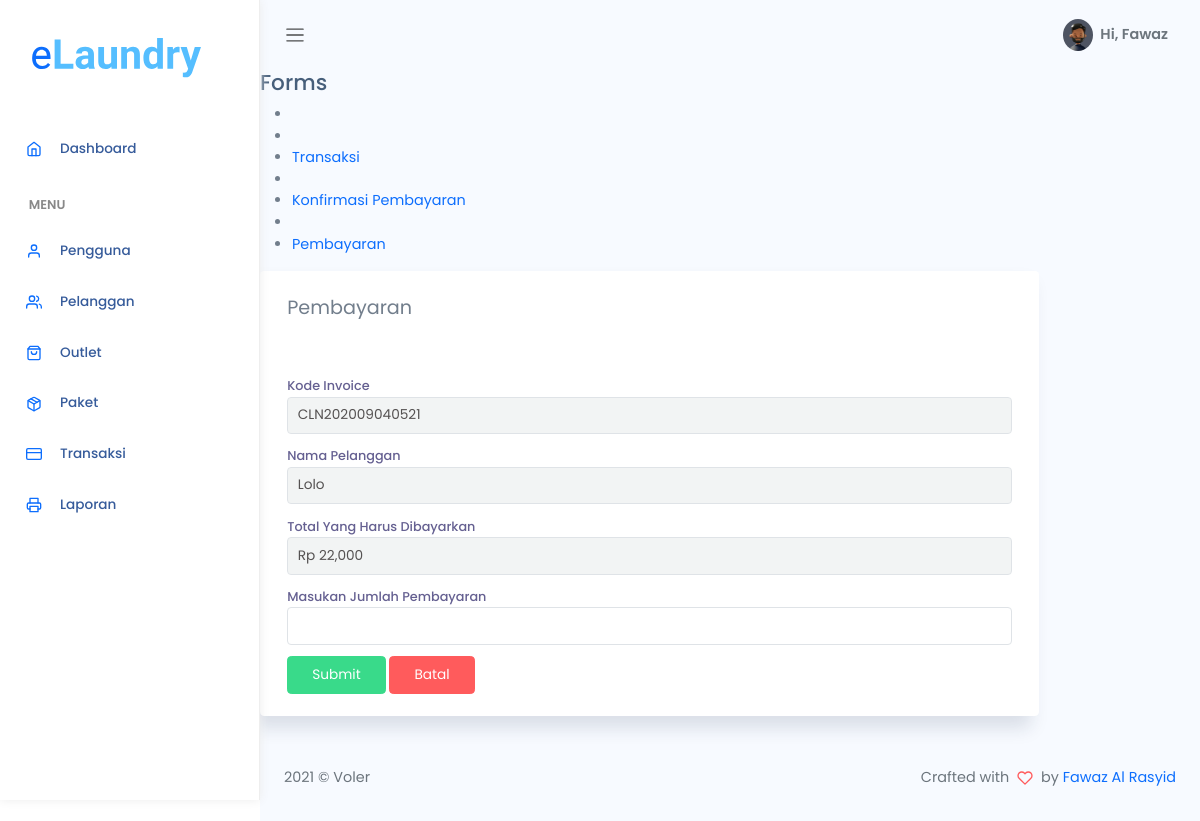
Screenshot of /admin/bayar.php?id=40 (signed in) with the database file from the repository.
### tables this page shows
CREATE TABLE `transaksi` (
  `id_transaksi` int(11) NOT NULL,
  `outlet_id` int(11) DEFAULT NULL,
  `kode_invoice` varchar(228) DEFAULT NULL,
  `id_pelanggan` int(11) DEFAULT NULL,
  `tgl` datetime DEFAULT NULL,
  `batas_waktu` datetime DEFAULT NULL,
  `tgl_pembayaran` datetime DEFAULT NULL,
  `biaya_tambahan` int(11) DEFAULT NULL,
  `diskon` double DEFAULT NULL,
  `pajak` int(11) DEFAULT NULL,
  `status` enum('baru','proses','selesai','diambil') DEFAULT NULL,
  `status_bayar` enum('dibayar','belum') DEFAULT NULL,
  `id_user` int(11) DEFAULT NULL
);

CREATE TABLE `pelanggan` (
  `id_pelanggan` int(11) NOT NULL,
  `nama_pelanggan` varchar(228) NOT NULL,
  `alamat_pelanggan` text NOT NULL,
  `jenis_kelamin` enum('L','P') NOT NULL,
  `telp_pelanggan` varchar(15) NOT NULL
);

CREATE TABLE `detail_transaksi` (
  `id_detail` int(11) NOT NULL,
  `id_transaksi` int(11) NOT NULL,
  `id_paket` int(11) NOT NULL,
  `qty` double NOT NULL,
  `total_harga` double NOT NULL,
  `total_bayar` int(11) NOT NULL
);

### admin/bayar.php (the view, shortened to what this page needs)
<?php
$title = 'Pembayaran';
require 'koneksi.php';
$query = mysqli_query($conn, "SELECT transaksi.*, pelanggan.nama_pelanggan, detail_transaksi.total_harga FROM transaksi INNER JOIN pelanggan ON pelanggan.id_pelanggan = transaksi.id_pelanggan INNER JOIN detail_transaksi ON detail_transaksi.id_transaksi = transaksi.id_transaksi WHERE transaksi.id_transaksi = " . $_GET['id']);
$data = mysqli_fetch_assoc($query);
require 'header.php';
?>
<div class="content">
    <div class="page-inner">
        <div class="page-header">
            <h4 class="page-title">Forms</h4>
            <ul class="breadcrumbs">
                <li class="nav-home">
                </li>
                <li class="separator">
                </li>
                <li class="nav-item">
                    <a href="transaksi.php">Transaksi</a>
                </li>
                <li class="separator">
                </li>
                <li class="nav-item">
                    <a href="konfirmasi.php">Konfirmasi Pembayaran</a>
                </li>
                <li class="separator">
                </li>
                <li class="nav-item">
                    <a href="#"><?= $title; ?></a>
                </li>
            </ul>
        </div>
        <div class="row">
            <div class="col-md-10">
                <div class="card">
                    <div class="card-header">
                        <div class="card-title"><?= $title; ?></div>
                    </div>
                    <form action="bayar.php?id=<?= $data['id_transaksi']; ?>" id="form-submit" method="POST">
                        <div class="card-body">
                            <div class="form-group">
                                <label for="largeInput">Kode Invoice</label>
                                <input type="text" name="kode_invoice" class="form-control form-control" id="defaultInput" value="<?= $data['kode_invoice']; ?>" readonly>
                            </div>
                            <div class="form-group">
                                <label for="largeInput">Nama Pelanggan</label>
                                <input type="text" name="nama_pelanggan" class="form-control form-control" id="defaultInput" value="<?= $data['nama_pelanggan']; ?>" readonly>
                            </div>
                            <div class="form-group">
                                <label for="largeInput">Total Yang Harus Dibayarkan</label>
                                <input type="text" name="total_harga" class="form-control form-control" id="defaultInput" value="<?= 'Rp ' . number_format($data['total_harga']); ?>" readonly>
                            </div>
                            <div class="form-group">
                                <label for="largeInput">Masukan Jumlah Pembayaran</label>
                                <input type="number" name="total_bayar" id="total_bayar" class="form-control form-control" id="defaultInput" value="">
                            </div>
                            <div class="card-action">
                                <button type="submit" name="btn-simpan" class="btn btn-success">Submit</button>
                                <a href="javascript:void(0)" onclick="window.history.back();" class="btn btn-danger">Batal</a>
                            </div>
                    </form>
                </div>
            </div>
        </div>
    </div>
</div>
<?php require 'footer.php'; ?>

### assets/css/app.css (style rules this page uses)
* { font-family: 'Poppins', sans-serif; }
a { text-decoration: none }
a, button { outline: 0 }
.btn.btn-danger, .btn.btn-dark, .btn.btn-info, .btn.btn-light, .btn.btn-link, .btn.btn-primary, .btn.btn-secondary, .btn.btn-success, .btn.btn-warning { color: #fff }
.form-group { margin-bottom: .7rem }
.form-group label { font-size: .800rem; color: rgba(35, 28, 99, .7); font-weight: 500 }
.card { box-shadow: -8px 12px 18px 0 rgba(25, 42, 70, .13); margin-bottom: 2.2rem }
.card .card-header { border: none }
.card .card-title { font-size: 1.2rem }
.card .card-body { padding: 1.4rem 1.7rem }

### rows the page displays
transaksi: kode_invoice "CLN202009040521", nama_pelanggan "Lolo", total_harga "Rp 22,000"

### other values shown
$_SESSION['nama_user'] "Fawaz"
$title "Pembayaran"
